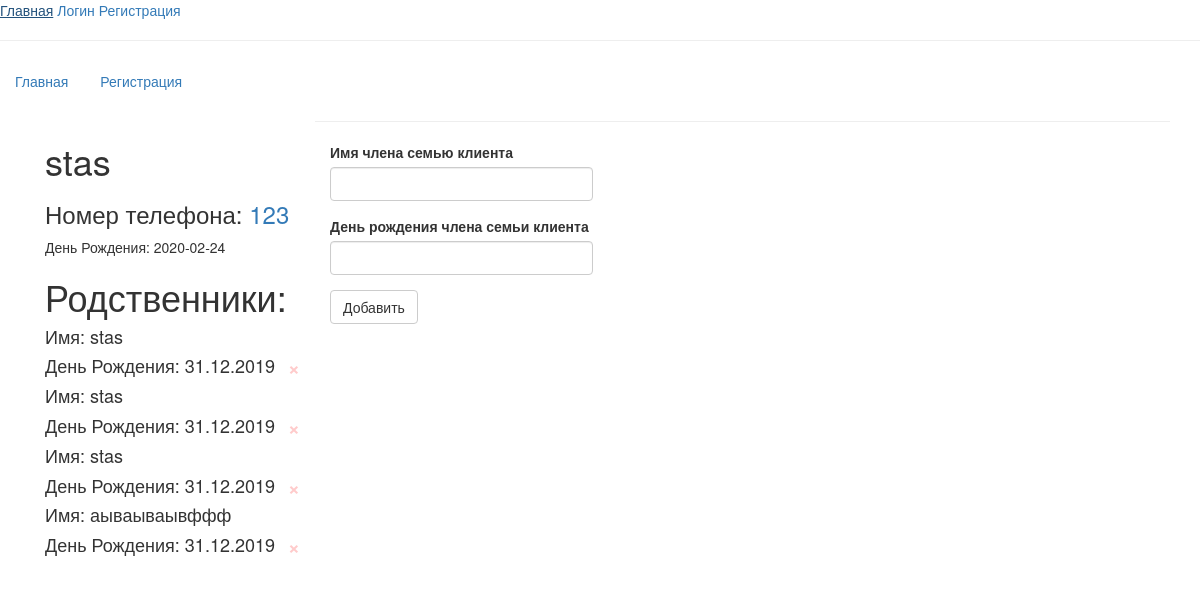
Before: /user/123 (signed in) with the older database file.
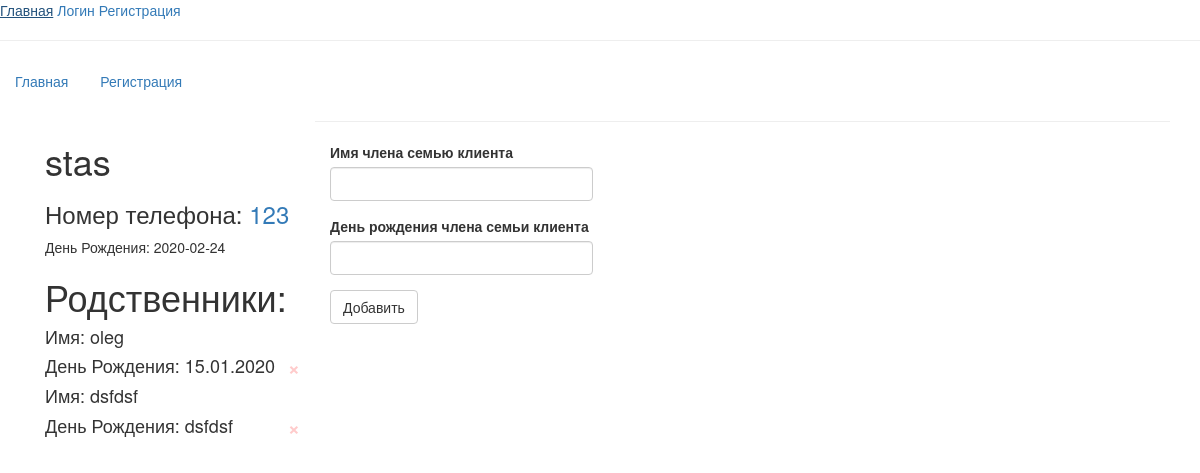
After: the same page with the newer database file.
### crm/models.py (models this page shows, shortened)
class Client(db.Model):
    id = db.Column(db.Integer, primary_key=True)
    client_name = db.Column(db.String, index=True)
    client_phone = db.Column(db.Integer, index=True, unique=True)
    client_birthday = db.Column(db.DateTime, index=True)
    client_registration = db.Column(db.DateTime, index=True, default=datetime.utcnow)
    user_id = db.Column(db.Integer, db.ForeignKey('user.id'))
    client_family = db.relationship('ClientFamily', backref='client', lazy='dynamic')

class ClientFamily(db.Model):
    id = db.Column(db.Integer, primary_key=True)
    client_family_name = db.Column(db.String, index=True)
    client_family_birthday = db.Column(db.String, index=True)
    client_id = db.Column(db.Integer, db.ForeignKey('client.id'))

### crm/routes.py (the view)
@app.route('/user/<int:client_phone>', methods=['GET', 'POST'])
@login_required
def user(client_phone):
    client_family_add_form = ClientFamilyForm()
    client_phone_in_url = request.args.get('client_phone')
    if not client_phone_in_url ==None:
        client_phone = client_phone_in_url
    client = Client.query.filter_by(client_phone=client_phone).first()
    phone = request.args.get('client_phone')
    client_family = ClientFamily.query.filter_by(client_id=client.id)
    return render_template('user.html', title=client.client_name, client=client,
                           client_family_add_form=client_family_add_form, client_family=client_family)

### crm/forms.py
class ClientFamilyForm(FlaskForm):
    client_family_name = StringField('Имя члена семью клиента', validators=[DataRequired()])
    client_family_birthday = StringField('День рождения члена семьи клиента', validators=[DataRequired()])
    submit = SubmitField('Добавить')

### crm/models.py (called while the page is built)
@login_manager.user_loader
def load_user(id):
    return User.query.get(int(id))

### crm/templates/user.html
{% extends 'base.html' %}
{% import 'bootstrap/wtf.html' as wtf %}
{% block app_content %}
    <div class="col-md-3">
    <p class="h1">{{ client.client_name }}</p>
    <div>
      <p class="h3">Номер телефона:
          <a href="{{ url_for('user',client_phone=client.client_phone ) }}">{{ client.client_phone }}</a>
      </p>
      <p>День Рождения: {{ client.client_birthday.date() }}</p>
    </div>
    <p class="h1">Родственники:</p>
     <div class="h4">
     {% for family in client_family %}
      <p>Имя: {{ family.client_family_name }}</p>
      <p>
          День Рождения: {{ family.client_family_birthday }}
          <a href="{{ url_for('delete',family_id=family.id, client_phone=client.client_phone) }}" ><button style="color: red" type="button" class="close" aria-label="Close">
            <span aria-hidden="true">&times;</span>
      </button></a>
      </p>
     {% endfor %}
    </div>
    </div>
<hr>
    {% include '_client_family_add.html' %}
{% endblock %}

### crm/templates/base.html (shortened to what this page needs)
{% extends 'bootstrap/base.html' %}
    {% block navbar %}
        <nav class="nav">
            <a class="nav-link" href="{{ url_for('index') }}">Главная</a>
            <a class="nav-link" href="{{ url_for('login') }}">Логин</a>
            <a class="nav-link" href="{{ url_for('registration') }}">Регистрация</a>
        </nav>
    <hr>
<ul class="nav nav-pills">
    <li class="nav-item">
        <a class="nav-link active" href="{{ url_for('index') }}">Главная</a>
    </li>
    <li class="nav-item">
        <a class="nav-link disabled" href="{{ url_for('registration') }}" tabindex="-1"
           aria-disabled="true">Регистрация</a>
    </li>
</ul>
    {% endblock %}
{% block body_attribs %} class="bg-light"{% endblock body_attribs %}
        {% block content %}
    <div class="container">
        <div>
            {% block app_content %}
            {% endblock %}
        </div>
    </div>
{% endblock %}

### crm/templates/_client_family_add.html
    <div class="row">
        <div class="col-md-3">
            {{ wtf.quick_form(client_family_add_form, action=url_for("client_family_add", client_phone=client.client_phone )) }}
        </div>
    </div>

Changed rows visible on the page:
removed ClientFamily: client_family_name "stas", client_family_birthday "31.12.2019"
removed ClientFamily: client_family_name "stas", client_family_birthday "31.12.2019"
removed ClientFamily: client_family_name "stas", client_family_birthday "31.12.2019"
removed ClientFamily: client_family_name "аываываывффф", client_family_birthday "31.12.2019"
added ClientFamily: client_family_name "oleg", client_family_birthday "15.01.2020"
added ClientFamily: client_family_name "dsfdsf", client_family_birthday "dsfdsf"
